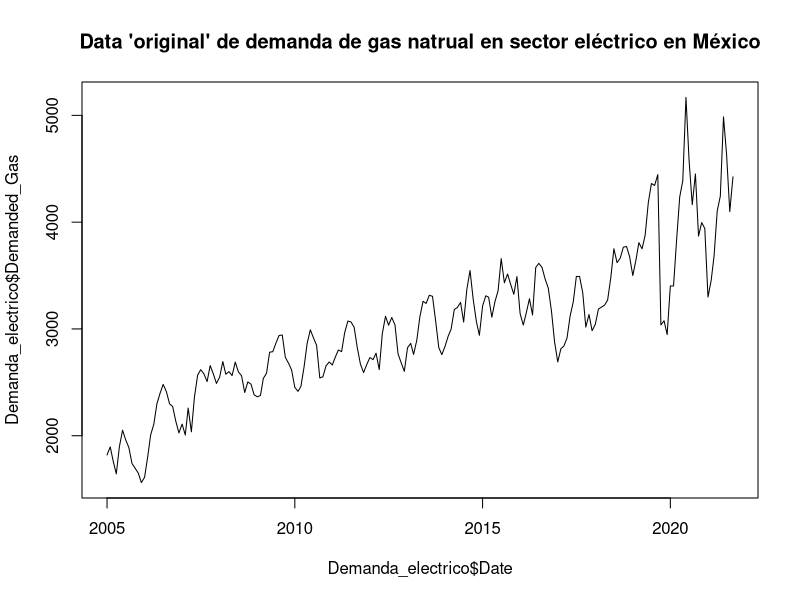
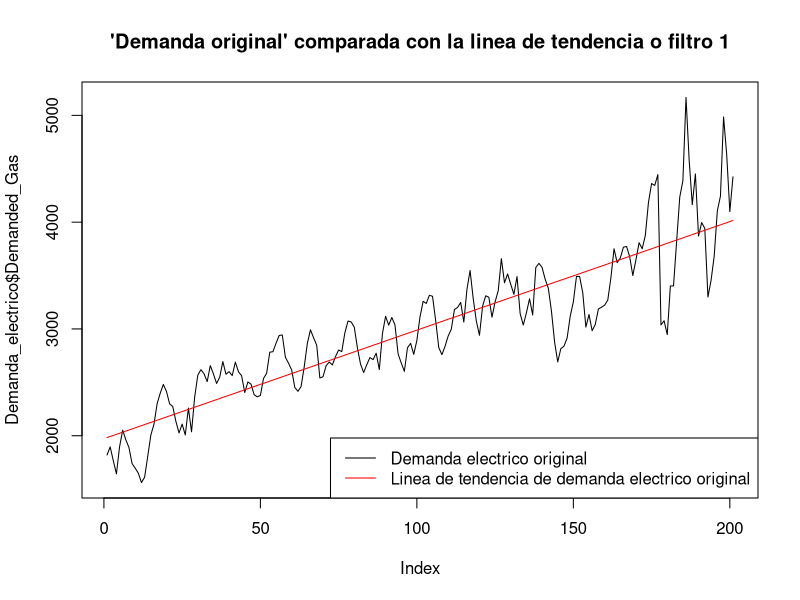
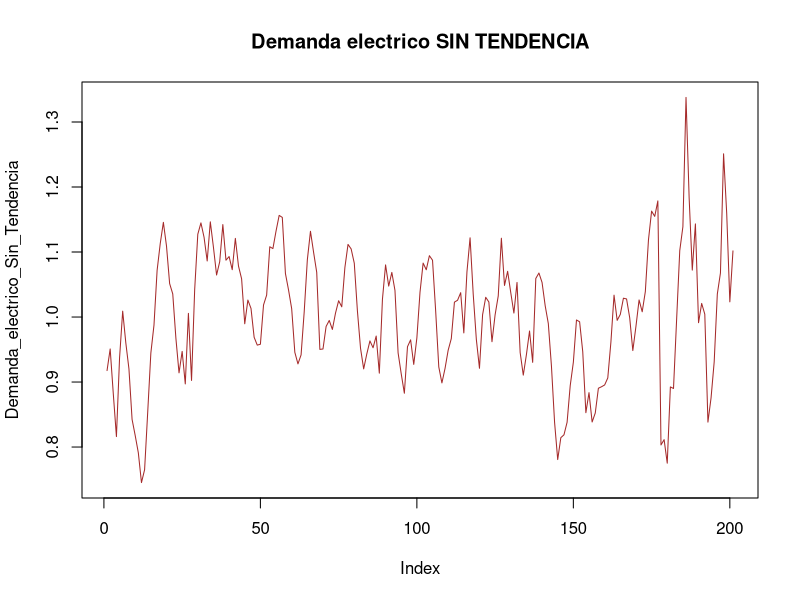
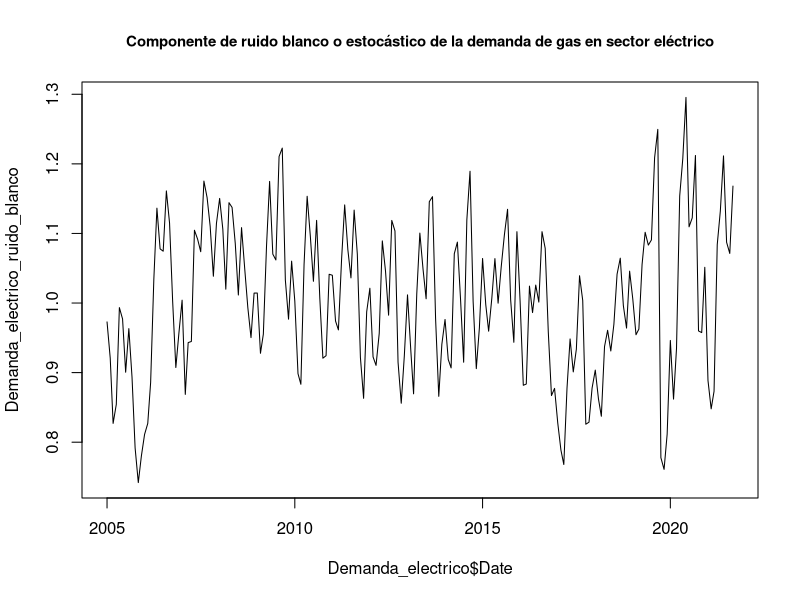

Recreate these plots in R, in order. (Note: this script raises an error after producing the figures.)
## ---- chunk 1
knitr::opts_chunk$set(echo = TRUE)
## ---- chunk 2
install.packages("readxl")

library("readxl")
## ---- chunk 3

Demanda_electrico <-read_excel("Demanda_electrico_2022_full1_pp.xlsx")
## ---- chunk 4
head(Demanda_electrico)
summary(Demanda_electrico)
typeof(Demanda_electrico)
dim(Demanda_electrico)
## ---- chunk 5
plot(Demanda_electrico$Date, Demanda_electrico$Demanded_Gas, type = "l", main="Data 'original' de demanda de gas natrual en sector eléctrico en México")
## ---- chunk 6

Electrico_Demanded_gas_line<-lm(Demanded_Gas~Date, data=Demanda_electrico)

Electrico_Demanded_gas_line


## ---- chunk 7
Electrico_Demanded_gas_line_aplicada <- predict(Electrico_Demanded_gas_line, newdata = data.frame(Date = Demanda_electrico$Date))

head(Electrico_Demanded_gas_line_aplicada)

## ---- chunk 8

plot(Demanda_electrico$Demanded_Gas, type = "l", main = "'Demanda original' comparada con la linea de tendencia o filtro 1")

lines(Electrico_Demanded_gas_line_aplicada, col = "red")


legend("bottomright", legend = c("Demanda electrico original", "Linea de tendencia de demanda electrico original"), 
       col = c("black", "red"), lty = 1)


## ---- chunk 9
Demanda_electrico_Sin_Tendencia<-Demanda_electrico$Demanded_Gas/Electrico_Demanded_gas_line_aplicada

plot(Demanda_electrico_Sin_Tendencia, type="l", main="Demanda electrico SIN TENDENCIA", col='brown')
head(Demanda_electrico_Sin_Tendencia)
## ---- chunk 10
# Generate indices for T1, T2, T3, and T4
# Define the indices for each subset
T1_indices <- c(seq(1, 3), seq(13, 15), seq(25, 27), seq(37, 39), seq(49, 51), seq(61, 63), seq(73, 75), seq(85, 87), seq(97, 99), seq(109, 111), seq(121, 123), seq(133, 135), seq(145, 147), seq(157, 159), seq(169, 171), seq(181, 183), seq(193, 195))


T2_indices <- c(seq(4, 6), seq(16, 18), seq(28, 30), seq(40, 42), seq(52, 54), seq(64, 66), seq(76, 78), seq(88, 90), seq(100, 102), seq(112, 114), seq(124, 126), seq(136, 138), seq(148, 150), seq(160, 162), seq(172, 174), seq(184, 186), seq(196, 198))

T3_indices <- c(seq(7, 9), seq(19, 21), seq(31, 33), seq(43, 45), seq(55, 57), seq(67, 69), seq(79, 81), seq(91, 93), seq(103, 105), seq(115, 117), seq(127, 129), seq(139, 141), seq(151, 153), seq(163, 165), seq(175, 177), seq(187, 189), seq(199, 201))

T4_indices <- c(seq(10, 12), seq(22, 24), seq(34, 36), seq(46, 48), seq(58, 60), seq(70, 72), seq(82, 84), seq(94, 96), seq(106, 108), seq(118, 120), seq(130, 132), seq(142, 144), seq(154, 156), seq(166, 168), seq(178, 180), seq(190, 192), seq(202, 204))


# Create the subsets
T1 <- Demanda_electrico_Sin_Tendencia[T1_indices]
head(T1)
T2 <- Demanda_electrico_Sin_Tendencia[T2_indices]
head(T2)
T3 <- Demanda_electrico_Sin_Tendencia[T3_indices]
head(T3)
T4 <- Demanda_electrico_Sin_Tendencia[T4_indices]
head(T4)



## ---- chunk 11

FE1_electrico<-mean(T1)/mean(Demanda_electrico_Sin_Tendencia)
FE1_electrico

FE2_electrico<-mean(T2)/mean(Demanda_electrico_Sin_Tendencia)
FE2_electrico

FE3_electrico<-mean(T3)/mean(Demanda_electrico_Sin_Tendencia)
FE3_electrico

FE4_electrico<-mean(T4, na.rm = TRUE)/mean(Demanda_electrico_Sin_Tendencia)
FE4_electrico
## ---- chunk 12
FE1_electrico
## ---- chunk 13
FE4_electrico
## ---- chunk 14
FE2_electrico
## ---- chunk 15
FE3_electrico
FE4_electrico
## ---- chunk 16

Demanda_electrico_ruido_blanco<-Demanda_electrico_Sin_Tendencia/c(FE1_electrico, FE2_electrico, FE3_electrico, FE4_electrico)

head(Demanda_electrico_ruido_blanco)


plot(Demanda_electrico$Date, Demanda_electrico_ruido_blanco, type="l", 
     main="Componente de ruido blanco o estocástico de la demanda de gas en sector eléctrico",
     cex.main=0.9)

## ---- chunk 17

## Se calcula la media del ruido blanco o componente estocástico de la serie 
mean(Demanda_electrico_ruido)


## Se calculan los errores como Errores= Componente estocástico o ruido blanco - Media del componente estocástico o ruido blanco
demanda_electrico_errores <-Demanda_electrico_ruido_blanco-mean(Demanda_electrico_ruido_blanco)

plot(Demanda_electrico$Date, demanda_electrico_errores, type="l", main="Errores al cuadrado (varianza) de la aplicaicón del modelo de 'suavizamiento estático' a la serie de demanda de gas natural en sector eléctrico ", cex.main=0.6)

## ---- chunk 18


mean(demanda_electrico_errores)
## ---- chunk 19
## Se calcula la varianza
var(demanda_electrico_errores)

## Se calcula la desviación estandar 
sd_est_demanda_electrico
## ---- chunk 20
hist(demanda_electrico_errores, breaks = 20, col = "lightblue", main = "Frequency Distribution of demanda_electrico_errores", xlab = "Values", ylab = "Frequency")

## ---- chunk 21

Demanda_electrico_completa <-read_excel("Demanda_electrico_2022_full1.xlsx")
head(Demanda_electrico_completa)
tail(Demanda_electrico_completa)
## ---- chunk 22

Demanda_electrico_pronostico<-c(Demanda_electrico_ruido_blanco, rep(mean(Demanda_electrico_ruido_blanco), 12))

plot(Demanda_electrico_completa$Date,Demanda_electrico_pronostico, type="l", main = "Promostico de demanda de gas natrual para los siguientes 12 meses sobre el ruido blanco de la serie", , cex.main=0.8)

## ---- chunk 23
mean(Demanda_electrico_ruido_blanco)
## ---- chunk 24
LI_demanda_electrico<-Demanda_electrico_pronostico[202:213]-2*sd_est_demanda_electrico*c(1:12)^.5
LS_demanda_electrico<-Demanda_electrico_pronostico[202:213]+2*sd_est_demanda_electrico*c(1:12)^.5

## Tambien se debe "crear la linea para nuestros limites" teniendo NA en los valores de datos historicos, así como los 12 valores de limites previamente calculados

LI_demanda_electrico_lineaA<-c(rep(NA, times=201), LI_demanda_electrico)
head(LI_demanda_electrico_lineaA)
tail(LI_demanda_electrico_lineaA)

LS_demanda_electrico_lineaA<-c(rep(NA, times=201), LS_demanda_electrico)
head(LI_demanda_electrico_lineaA)
tail(LI_demanda_electrico_lineaA)

## ---- chunk 25

# Devolver estacionalidada

Demanda_electrico_pronostico_cest<-Demanda_electrico_pronostico*c(FE1_electrico, FE2_electrico,FE3_electrico, FE4_electrico)
head(Demanda_electrico_pronostico_cest)
tail(Demanda_electrico_pronostico_cest)


LI_demanda_electrico_cest<-LI_demanda_electrico_lineaA*c(FE1_electrico, FE2_electrico,FE3_electrico, FE4_electrico)
head(LI_demanda_electrico_cest)
tail(LI_demanda_electrico_cest)




LS_demanda_electrico_cest<-LS_demanda_electrico_lineaA*c(FE1_electrico, FE2_electrico,FE3_electrico, FE4_electrico)
head(LS_demanda_electrico_cest)
tail(LS_demanda_electrico_cest)


plot(Demanda_electrico_completa$Date, Demanda_electrico_pronostico_cest, type="l", main="Demanda electrico pronostico con componente de estacionalidad + intervalos", cex.main= 0.85)
lines(LI_demanda_electrico_cest, col="violet")
lines(LS_demanda_electrico_cest, col="violet")
## ---- chunk 26
# Repeat seasonal factors
n <- length(Demanda_electrico_pronostico)
repeated_FE <- rep(c(FE1_electrico, FE2_electrico, FE3_electrico, FE4_electrico), length.out = n)

# Compute components with seasonal factor
Demanda_electrico_pronostico_cest <- Demanda_electrico_pronostico * repeated_FE
LI_demanda_electrico_cest <- LI_demanda_electrico_lineaA * repeated_FE
tail(LI_demanda_electrico_cest)

LS_demanda_electrico_cest <- LS_demanda_electrico_lineaA * repeated_FE
tail(LS_demanda_electrico_cest)



# Plot with confidence intervals
plot(Demanda_electrico_pronostico_cest, 
     type="l", main="Demanda electrico pronostico (con método estático) ajustada con componente de estacionalidad + intervalos", 
     cex.main=0.85, ylim=c(0.4,1.8))
lines(LI_demanda_electrico_cest, col="violet")
lines(LS_demanda_electrico_cest, col="violet")

## ---- chunk 27
# create a new data set with 12 additional months
extended_dates_electrico <- seq(as.Date("2005-01-01"), as.Date("2022-09-01"), by = "month")

# create a data frame with 225 rows
extended_demanda_electrico <- data.frame(Date = extended_dates_electrico, 
                                         Demanded_Gas = rep(NA, length(extended_dates_electrico)))

# assign values to a subset of Demanded_Gas that corresponds to the length of Demanda_electrico$Demanded_Gas
extended_demanda_electrico$Demanded_Gas[1:length(Demanda_electrico$Demanded_Gas)] <- Demanda_electrico$Demanded_Gas


extended_demanda_electrico$Date <- as.POSIXct(as.character(extended_demanda_electrico$Date), format = "%Y-%m-%d")

head(extended_demanda_electrico)
tail(extended_demanda_electrico)


## ---- chunk 28
Electrico_Demanded_gas_line_aplicada2 <- predict(Electrico_Demanded_gas_line, newdata = data.frame(Date = extended_demanda_electrico$Date))

head(Electrico_Demanded_gas_line_aplicada2)
tail(Electrico_Demanded_gas_line_aplicada2)
## ---- chunk 29



Demanda_electrico_pronostico_ajustado<-Demanda_electrico_pronostico_cest*Electrico_Demanded_gas_line_aplicada2

LI_demanda_electrico_ajustado<-LI_demanda_electrico_cest*Electrico_Demanded_gas_line_aplicada2
LS_demanda_electrico_ajustado<-LS_demanda_electrico_cest*Electrico_Demanded_gas_line_aplicada2


plot(Demanda_electrico_completa$Date, Demanda_electrico_pronostico_ajustado, type="l", ylim=c(0, max(LS_demanda_electrico_ajustado, na.rm = TRUE)),  main="Demanda electrico pronostico (con método estático) ajustada con componentes de estacionalidad y de trend + intervalos vs Demanda real", 
     cex.main=0.6, col="blue")
lines(Demanda_electrico_completa$Date,LI_demanda_electrico_ajustado, col="violet")
lines(Demanda_electrico_completa$Date, LS_demanda_electrico_ajustado, col="violet")
lines(Demanda_electrico_completa$Date, Demanda_electrico_completa$Demanded_Gas, col="black")


legend("bottomright", legend = c("Demanda electrico original", "Pron´sstico calculado con método estático"), 
       col = c("black", "blue"), lty = 1)

## ---- chunk 30
# Create a data frame with the predicted values and intervals
df_demanda_electrico_pronostico <- data.frame(Demanded_Gas_original = c(Demanda_electrico_completa$Demanded_Gas), 
                                              Demanda_electrico_pronostico_ajustado = Demanda_electrico_pronostico_ajustado, 
                                              LI_demanda_electrico_ajustado = LI_demanda_electrico_ajustado, 
                                              LS_demanda_electrico_ajustado = LS_demanda_electrico_ajustado)

# View the resulting data frame
View(df_demanda_electrico_pronostico)

tail(df_demanda_electrico_pronostico)

## ---- chunk 31

##Primero formemos un vector con los valores reales 
Demanda_electrico_completa_reales12 <- Demanda_electrico_completa$Demanded_Gas[202:213]
Demanda_electrico_completa_reales12

## Despues formemos un vector con únicamente los valores pronósticados 
Demanda_electrico_E_forecast12 <- Demanda_electrico_pronostico_ajustado[202:213]
Demanda_electrico_E_forecast12

##Calculemos el MAPE entre estos dos vectores 

# First, calculate the absolute percentage error (APE) for each element in the vectors
APE_electrico_estatico <- abs((Demanda_electrico_completa_reales12 - Demanda_electrico_E_forecast12) / Demanda_electrico_completa_reales12)

# Calculate the mean APE across all elements in the vectors
MAPE_electrico_estatico <- mean(APE_electrico_estatico) * 100

# Print the MAPE value
cat("El MAPE error para el forecast calculado con el método de 'suavizamiento estático'de la serie de demanda de gas natural en el sector eléctrico es:", MAPE_electrico_estatico, "%")


## ---- chunk 32
Demanda_electrico_ts <-ts(Demanda_electrico$Demanded_Gas, frequency =12, start =c(2005,1))
head(Demanda_electrico_ts)
tail(Demanda_electrico_ts)
## ---- chunk 33
plot(Demanda_electrico_ts, main="Demanda electrico train data en tipo time series (Valores de Enero de 2005 a Agosto de 2021)", cex.main=0.8)
## ---- chunk 34
Demanda_electrico_ts_hw1 <-HoltWinters(Demanda_electrico_ts, seasonal = 'multiplicative')
Demanda_electrico_ts_hw1
## ---- chunk 35
Demanda_electrico_ts_hw1$alpha
## ---- chunk 36
Demanda_electrico_ts_hw1$beta
## ---- chunk 37
Demanda_electrico_ts_hw1$gamma
## ---- chunk 38
plot(Demanda_electrico_ts_hw1, main="Aplicaicón del método de Holt Winters a Demanda electrico train data")
## ---- chunk 39
# Install the forecast package
install.packages("forecast")

# Load the forecast package
library(forecast)
## ---- chunk 40
Demanda_electrico_ts_hw1_fc <- forecast(Demanda_electrico_ts_hw1, h=12, level=0.95)
Demanda_electrico_ts_hw1_fc
## ---- chunk 41
plot(Demanda_electrico_ts_hw1_fc, main="Forecast de Demanda_electrico usando el Método de Holt Winters")
## ---- chunk 42
Demanda_electrico_ts_hw1$SSE
## ---- chunk 43


## Formemos un vector con únicamente los valores pronósticados 
Demanda_electrico_HW_forecast12 <- Demanda_electrico_ts_hw1_fc$mean
Demanda_electrico_HW_forecast12



## ---- chunk 44

##Calculemos el MAPE entre estos dos vectores 

# First, calculate the absolute percentage error (APE) for each element in the vectors
APE_electrico_HW <- abs((Demanda_electrico_completa_reales12 - Demanda_electrico_HW_forecast12) / Demanda_electrico_completa_reales12)

# Calculate the mean APE across all elements in the vectors
MAPE_electrico_HW <- mean(APE_electrico_HW) * 100

# Print the MAPE value
cat("MAPE error para el forecast calculado con el método de 'HoltWinters'es:", MAPE_electrico_HW, "%")
## ---- chunk 45
cat("MAPE error para el forecast calculado con el método de 'suavizamiento estático'es:", MAPE_electrico_estatico, "%")

  
cat("MAPE error para el forecast calculado con el método de 'HoltWinters'es:", MAPE_electrico_HW, "%")
## ---- chunk 46
LI_demanda_electrico_ajustado[202:213]

LS_demanda_electrico_ajustado[202:213]

intervalos_metodo_E<- data.frame(LI_demanda_electrico_ajustado =LI_demanda_electrico_ajustado[202:213], LS_demanda_electrico_ajustado= LS_demanda_electrico_ajustado[202:213])

intervalos_metodo_E

## ---- chunk 47
Demanda_electrico_ts_hw1_fc
